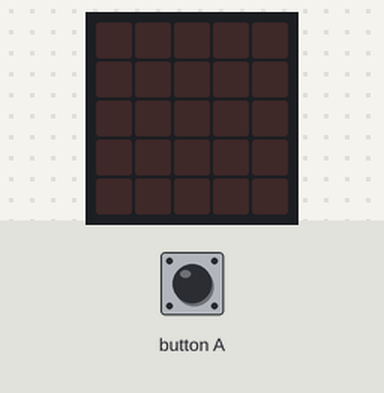
Simulated run of this program. Board: BBC micro:bit (MakeCode). Shown: the board's 5×5 LED display. The inputs (shaded band) are chosen by the test bench.

Above: at 1.2 s.
1.3 s: button A pressed for 0.15 s
At 2.1 s:
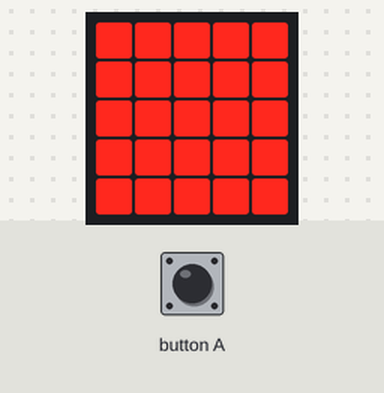
2.9 s: button A pressed for 0.15 s
At 3.4 s:
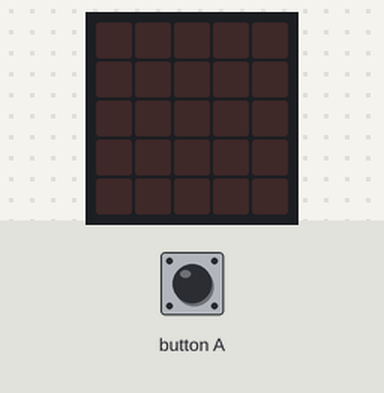
Timing chart, 0 to 5.9 s (numbered marks = the images above; inputs shaded):
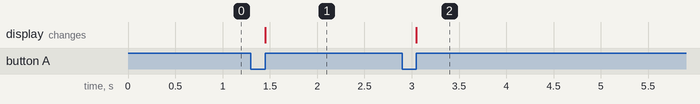

Measured:
- after the input at 1.3 s, the display: changes after 0.15 s (image 1)
- after the input at 2.9 s, the display: changes after 0.15 s (image 2)

The program:

main.ts
```typescript
input.onButtonPressed(Button.A, function () {
    basic.clearScreen()
    if (onoff == 0) {
        onoff += 1
        basic.showLeds(`
            # # # # #
            # # # # #
            # # # # #
            # # # # #
            # # # # #
            `)
    } else if (onoff == 1) {
        onoff += -1
        basic.showLeds(`
            . . . . .
            . . . . .
            . . . . .
            . . . . .
            . . . . .
            `)
    }
})
let onoff = 0
onoff = 0
```

test.ts
```typescript
// les tests vont ici ; cela ne sera pas compilé si ce paquet est utilisé en tant qu'extension.
```
